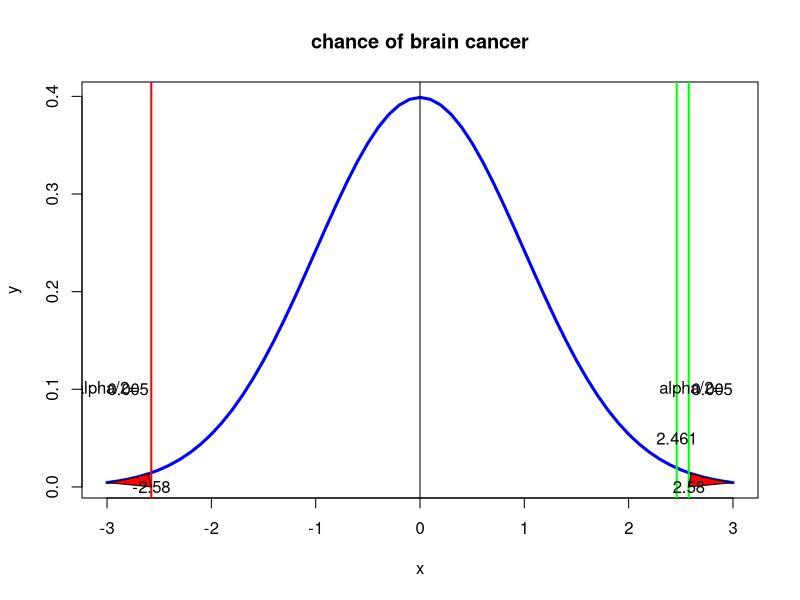

Here is the R script that generated this plot:
#page no 401
# H0 : p<=0.00034
# H1 : p>0.00034
library(ggplot2)
n=420019
x=172
p_dash=round(x/n,6)
p0=.0340/100
q0=1-p0
t_stat=abs((p_dash-p0)/(sqrt((p0*q0)/n)))
alpha=.005
t_c_left=(qt(alpha,df=Inf))
p_value=pt(t_stat,df=Inf)
print(paste("critical value= ",round(t_c_left,2)))
print(paste("t-static =",round(t_stat,2)))
if(t_stat <= t_c_left)
{
  print(paste("left tail : Reject H0"))
}else
{
  print(paste("left tail :Accept H0"))
}
t_c_right=qnorm(1-alpha)
p_value=1-pnorm(t_stat)
if(t_stat >= t_c_right)
{
  print(paste("right tail : Reject H0"))
}else
{
  print(paste("right tail :Accept H0"))
}

two_t_stat=abs((p_dash-p0))/(sqrt((p0*q0)/n))
two_t_critical=qnorm(1-alpha/2)
p_value=2*(1-pnorm(two_t_stat))
if(two_t_stat>=two_t_critical)
{
  print("reject H0")
}else
{
  print("accept H0")
}
print("the cell phone users has risk of brain cancer than non-cellphone users")
x <- seq(-3,3,0.1)
y <- dt(x,df=Inf)
t.val <- qt(0.95,df=Inf)
plot(x,y,type='l',lwd=3,col='blue',xlab='x',main='chance of brain cancer')
abline(v=0)
abline(v=t_c_left,lwd=2,col='red')
abline(v=t_stat,lwd=2,col='green')
abline(v=abs(t_c_left),lwd=2,col='green')
polygon(c(x[x>=abs(t_c_left)],abs(t_c_left) ),c(y[x>=abs(t_c_left)],0),col="red")
polygon(c(x[x<=t_c_left],t_c_left ),c(y[x<=t_c_left],0),col="red")
#polygon(c(x[x<=t_stat],t_stat),c(y[x<=t_stat],t.val),col="red")
text(t_c_left,0,round(t_c_left,2))
text(t_stat,0.05,round(t_stat,3))
text(abs(t_c_left),0,round(abs(t_c_left),2))
text(-3.0,0.1,"alpha/2=")
text(-2.8,0.1,alpha)
text(2.6,0.1,"alpha/2=")
text(2.8,0.1,alpha)
